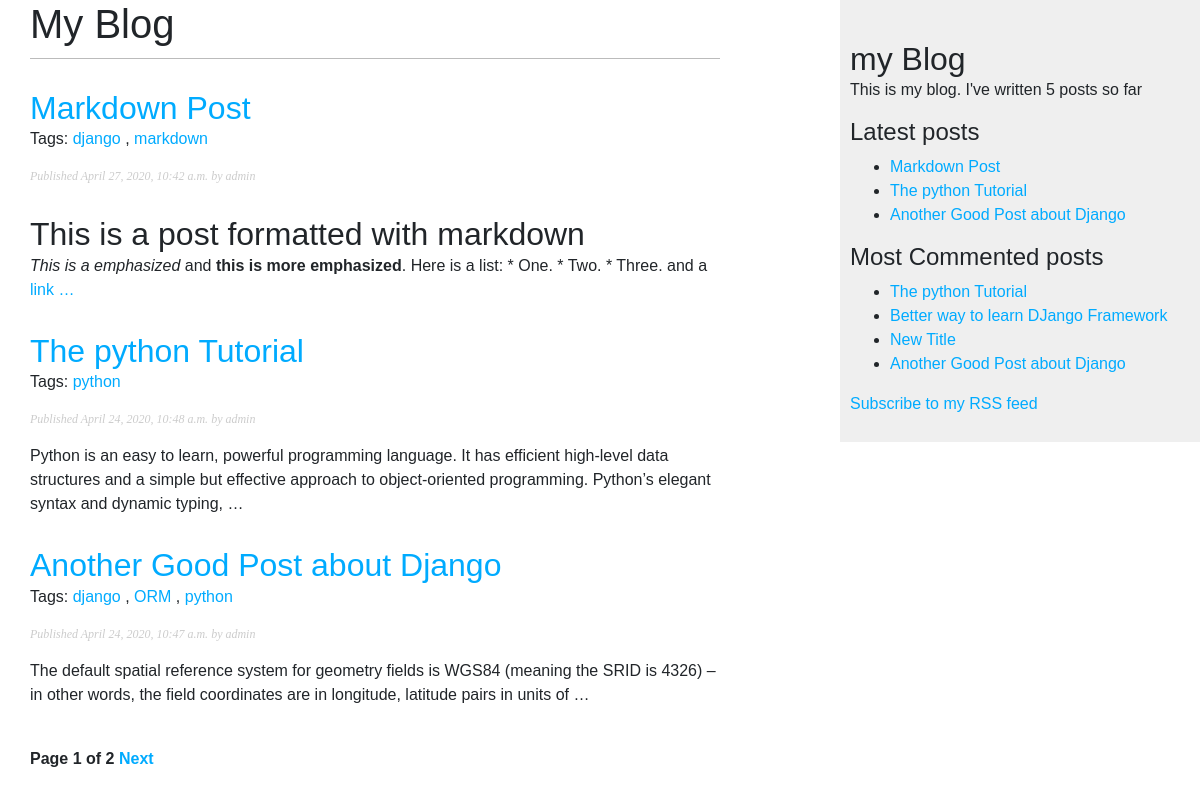
Screenshot of /blog/ with the database file from the repository.
### blog/models.py (models this page shows, shortened)
class Post(models.Model):
    STATUS_CHOICES = (
        ('draft', 'Draft'),
        ('published', 'Published'),
    )
    title = models.CharField(max_length=250)
    slug = models.SlugField(max_length=250, unique_for_date='publish')
    author = models.ForeignKey(User, on_delete=models.CASCADE, related_name='blog_posts')
    body = models.TextField()
    publish = models.DateTimeField(default=timezone.now)
    created = models.DateTimeField(auto_now_add=True)
    updated = models.DateTimeField(auto_now=True)
    status = models.CharField(max_length=10, choices=STATUS_CHOICES, default='draft')
    tags = TaggableManager() # third party tags
    objects = models.Manager() # default manager
    published = PublishedManager() # custom manager
    class Meta:
        ordering = ('-publish',)
        verbose_name = "Post"
        verbose_name_plural = "Posts"
    def get_absolute_url(self):
        return reverse('blog:post_detail', args=[self.publish.year, self.publish.month,
                                                 self.publish.day, self.slug])

### blog/views.py (the view)
# urls.py: path('', views.post_list, name='post_list'),
def post_list(request, tag_slug=None):
    object_list = Post.published.all()
    tag = None
    if tag_slug:
        tag = get_object_or_404(Tag, slug=tag_slug)
        object_list = object_list.filter(tags__in=[tag])
    paginator = Paginator(object_list, 3)
    page = request.GET.get('page')
    try:
        posts = paginator.page(page)
    except PageNotAnInteger:
        posts = paginator.page(1)
    except EmptyPage:
        posts = paginator.page(paginator.num_pages)
    return render(request, 'blog/post/list.html', {'page':page, 'posts':posts, 'tag':tag})

### blog/models.py (called while the page is built)
    def get_queryset(self):
        return super(PublishedManager, self).get_queryset().filter(status='published')

### blog/templatetags/blog_tags.py (called while the page is built)
@register.simple_tag
def total_posts():
    return Post.published.count()

@register.inclusion_tag('blog/post/latest_posts.html')
def show_latest_posts(count=5):
    latest_posts = Post.published.order_by('-publish')[:count]
    return {'latest_posts': latest_posts}

@register.simple_tag()
def get_most_commented_posts(count=5):
    return Post.published.annotate(total_comments=Count('comments')).order_by('-total_comments')[:count]

@register.filter(name='markdown')
def markdown_format(text):
    return mark_safe(markdown.markdown(text))

### blog/templates/blog/post/list.html (shortened to what this page needs)
{% extends 'blog/base.html' %}
{% load blog_tags %}
{% block content %}
    <h1>My Blog</h1>
    {% for post in posts %}
        <h2>
            <a href="{{ post.get_absolute_url }}">{{post.title}}</a>
        </h2>
        <p class="tags">
            Tags:
            {% for tag in post.tags.all %}
                <a href="{% url 'blog:post_list_by_tag' tag.slug %}">{{ tag.name }}</a>
                {% if not forloop.last %}, {% endif %}
            {% endfor %}
        </p>
        <p class="date">
            Published {{post.publish}} by {{post.author}}
        </p>
        {{ post.body|markdown|truncatewords_html:30 }}
    {% endfor %}
    {% include 'blog/pagination.html' with page=posts %}
{% endblock content %}

### blog/templates/blog/base.html (shortened to what this page needs)
{% load blog_tags %}
{% load static %}
<!DOCTYPE html>
<html lang="en">
<head>
    <link rel="stylesheet" href="https://stackpath.bootstrapcdn.com/bootstrap/4.4.1/css/bootstrap.min.css">
    <link rel="stylesheet" href="{% static 'css/blog.css' %}">
</head>
<body>
    <div id="content">
        {% block content %}
        {% endblock content %}
    </div>
    <div id="sidebar">
        <h2>my Blog</h2>
        <p>This is my blog. I've written {% total_posts %} posts so far</p>
        <h4>Latest posts</h4>
        {% show_latest_posts 3 %}
        <h4>Most Commented posts</h4>
        {% get_most_commented_posts 4 as most_commented_posts %}
        <ul>
            {% for post in most_commented_posts %}
                <li>
                    <a href="{{ post.get_absolute_url }}">{{ post.title }}</a>
                </li>
            {% endfor %}
        </ul>
        <p>
            <a href="{% url 'blog:post_feed' %}">Subscribe to my RSS feed</a>
        </p>
    </div>
</body>
</html>

### blog/templates/blog/pagination.html (shortened to what this page needs)
<div class="pagination">
    <span class="step-links">
        <span class="current">
            Page {{ page.number }} of {{ page.paginator.num_pages }}
        </span>
        {% if page.has_next %}
            <a href="?page={{ page.next_page_number }}">Next</a>
        {% endif %}
    </span>
</div>

### blog/templates/blog/post/latest_posts.html
<ul>
    {% for post in latest_posts %}
    <li>
        <a href="{{ post.get_absolute_url }}">{{ post.title }}</a>
    </li>
    {% endfor %}
</ul>

### blog/static/css/blog.css (style rules this page uses)
body { margin:0; padding:0; font-family:helvetica, sans-serif; }
a { color:#00abff; text-decoration:none; }
h1 { font-weight:normal; border-bottom:1px solid #bbb; padding:0 0 10px 0; }
h2 { font-weight:normal; margin:30px 0 0; }
#content { float:left; width:60%; padding:0 0 0 30px; }
#sidebar { float:right; width:30%; padding:10px; background:#efefef; height:100%; }
p.date { color:#ccc; font-family: georgia, serif; font-size: 12px; font-style: italic; }
.pagination { margin:40px 0; font-weight:bold; }

### rows the page displays
Post: title "Markdown Post", publish "April 27, 2020, 10:42 a.m.", author "admin", body "This is a post formatted with markdown This is a emphasized and this is more emphasized . Here is a list: * One. * Two. * Three. and a link …"
Tag: name "django"
Tag: name "markdown"
Post: title "The python Tutorial", publish "April 24, 2020, 10:48 a.m.", author "admin", body "Python is an easy to learn, powerful programming language. It has efficient high-level data structures and a simple but effective approach to object-oriented programming. Python’s elegant syntax and dynamic typing, …"
Tag: name "python"
Post: title "Another Good Post about Django", publish "April 24, 2020, 10:47 a.m.", author "admin", body "The default spatial reference system for geometry fields is WGS84 (meaning the SRID is 4326) – in other words, the field coordinates are in longitude, latitude pairs in units of …"
Tag: name "ORM"
Post: title "Better way to learn DJango Framework"
Post: title "New Title"

### other values shown
{{ page.number }} "1"
{{ page.paginator.num_pages }} "2"
